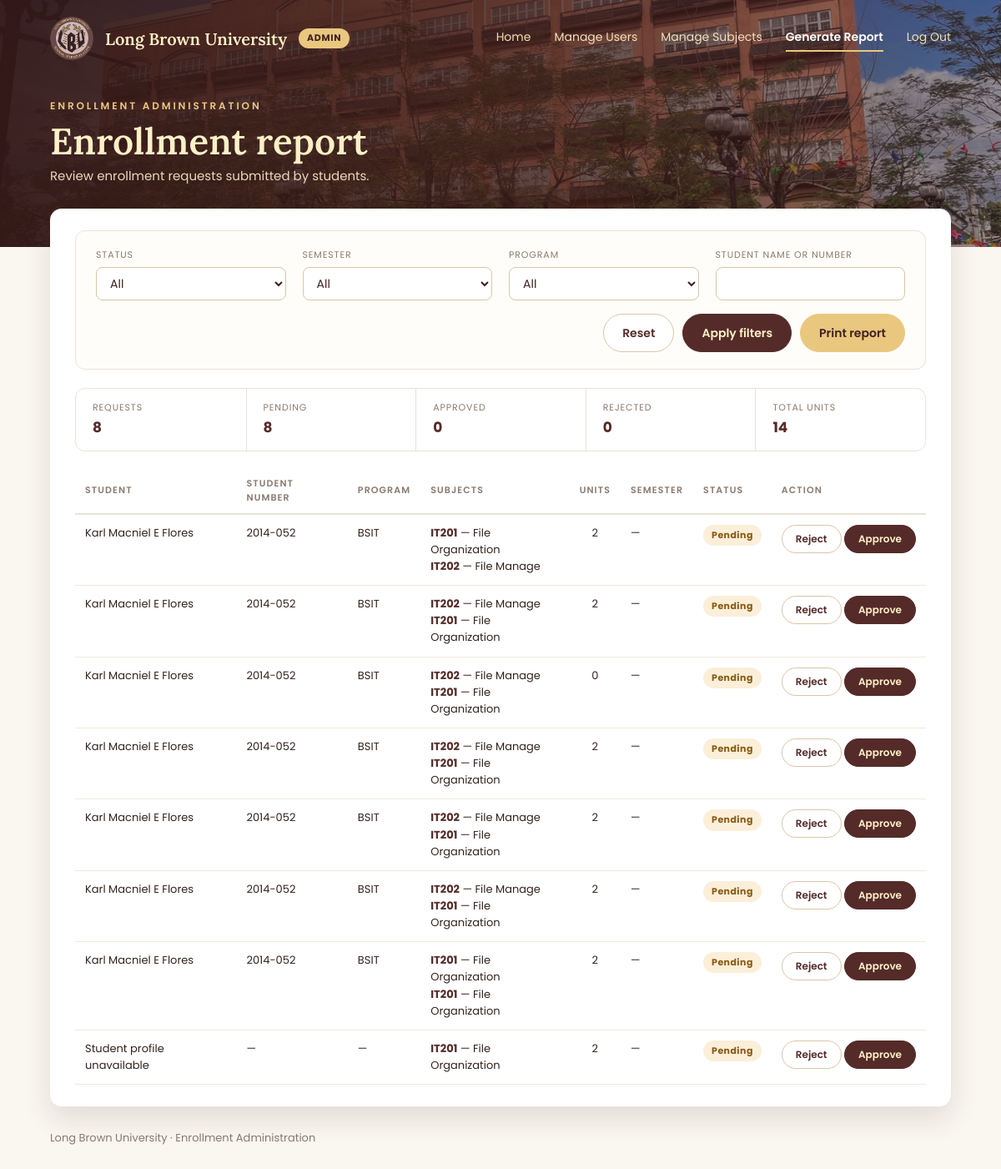
Page /Admin/includes/report.php (signed in) on the committed database.
### tables this page shows
CREATE TABLE IF NOT EXISTS `student_subject` (
  `ID` int(11) NOT NULL AUTO_INCREMENT,
  `studentID` varchar(100) NOT NULL,
  `subjects` longtext NOT NULL,
  `totalunits` int(11) NOT NULL,
  `approved` varchar(100) NOT NULL,
  `semester` varchar(20) NOT NULL DEFAULT '',
  PRIMARY KEY (`ID`)
);

CREATE TABLE IF NOT EXISTS `studenttbl` (
  `ID` int(11) NOT NULL AUTO_INCREMENT,
  `accountID` varchar(11) NOT NULL,
  `studnum` varchar(11) NOT NULL,
  `fname` varchar(100) NOT NULL,
  `minitial` varchar(100) NOT NULL,
  `lname` varchar(100) NOT NULL,
  `address` varchar(500) NOT NULL,
  `contact` varchar(14) NOT NULL,
  `emailaddress` varchar(14) NOT NULL,
  `birthdate` varchar(100) NOT NULL,
  `course` varchar(100) NOT NULL,
  `yearlvl` varchar(100) NOT NULL,
  `gender` varchar(11) NOT NULL,
  `fathername` varchar(100) NOT NULL,
  `mothername` varchar(100) NOT NULL,
  `guardianname` varchar(100) NOT NULL,
  `birthplace` varchar(100) NOT NULL,
  `civilstatus` varchar(100) NOT NULL,
  `elemschool` varchar(100) NOT NULL,
  `dategradelem` varchar(100) NOT NULL,
  `hsschool` varchar(100) NOT NULL,
  `datehsgrad` varchar(100) NOT NULL,
  `lastgrad` varchar(100) NOT NULL,
  `datelastgrad` varchar(100) NOT NULL,
  `addresslastgrad` varchar(100) NOT NULL,
  PRIMARY KEY (`ID`)
);

CREATE TABLE IF NOT EXISTS `subjecttbl` (
  `ID` int(11) NOT NULL AUTO_INCREMENT,
  `subjectcode` varchar(100) NOT NULL,
  `subjecttitle` varchar(100) NOT NULL,
  `numofunits` varchar(100) NOT NULL,
  `room` varchar(100) NOT NULL,
  `time` varchar(100) NOT NULL,
  `instructor` varchar(100) NOT NULL,
  `day` varchar(100) NOT NULL,
  `islab` int(11) NOT NULL,
  `istutorial` int(11) NOT NULL,
  `description` varchar(100) NOT NULL,
  `course_con` varchar(100) NOT NULL,
  PRIMARY KEY (`ID`)
);

### Admin/includes/report.php (the view, shortened to what this page needs)
<?php
include('conn.php');
function enrollment_report_escape($value) { return htmlspecialchars((string)$value, ENT_QUOTES, 'UTF-8'); }
$fQuery = isset($_GET['q']) ? trim($_GET['q']) : '';
$where = array();
$sql = 'SELECT ss.*, st.fname, st.minitial, st.lname, st.course FROM student_subject ss LEFT JOIN studenttbl st ON st.studnum = ss.studentID'
	. ($where ? ' WHERE ' . implode(' AND ', $where) : '') . ' ORDER BY ss.ID DESC';
$rows = array();
$stmt = mysqli_prepare($conn, $sql);
if ($stmt) {
	mysqli_stmt_execute($stmt);
	$res = mysqli_stmt_get_result($stmt);
	while ($res && ($r = mysqli_fetch_assoc($res))) {
		$rows[] = $r;
	}
}
$counts = array('0' => 0, '1' => 0, '2' => 0);
$unitsTotal = 0;
foreach ($rows as $r) {
	$k = (string)$r['approved'];
	$counts[isset($counts[$k]) ? $k : '0']++;
	$unitsTotal += (int)$r['totalunits'];
}
$titles = array();
$subjQ = mysqli_query($conn, 'SELECT subjectcode, subjecttitle FROM subjecttbl');
while ($subjQ && ($s = mysqli_fetch_assoc($subjQ))) {
	$titles[$s['subjectcode']] = $s['subjecttitle'];
}
?>
<!doctype html>
<html lang="en">
<head>
	<link href="../style.css?v=20261127" rel="stylesheet" type="text/css" />
</head>
<body class="lbu">
	<header class="lbu-hero">
		<div class="lbu-bar">
			<a class="lbu-logo" href="../adminindex.php" aria-label="Long Brown University home"><img src="../../logo.png" alt="Long Brown University crest"><span>Long Brown University</span><span class="lbu-tag">Admin</span></a>
			<nav class="lbu-nav" aria-label="Administration navigation"><?php $lbuBase = '../'; include('../includes/menu1.php'); ?></nav>
		</div>
		<div class="lbu-pagehead">
			<p class="lbu-eyebrow">Enrollment administration</p>
			<h1>Enrollment report</h1>
			<p>Review enrollment requests submitted by students.</p>
		</div>
	</header>
	<main class="lbu-panel">
		<form method="get" class="lbu-form screen-only">
			<div><label class="lbu-label" for="f_status">Status</label><select id="f_status" name="status">
				<option value="">All</option>
			</select></div>
			<div><label class="lbu-label" for="f_sem">Semester</label><select id="f_sem" name="sem">
				<option value="">All</option>
			</select></div>
			<div><label class="lbu-label" for="f_course">Program</label><select id="f_course" name="course">
				<option value="">All</option>
			</select></div>
			<div><label class="lbu-label" for="f_q">Student name or number</label><input id="f_q" type="text" name="q" maxlength="50" value="<?php echo enrollment_report_escape($fQuery); ?>"></div>
			<div class="lbu-form-actions"><a class="lbu-btn lbu-btn--ghost" href="report.php">Reset</a><button class="lbu-btn" type="submit">Apply filters</button><button class="lbu-btn lbu-btn--gold" type="button" onclick="window.print()">Print report</button></div>
		</form>
		<div class="lbu-strip"><div><small>Requests</small><b><?php echo count($rows); ?></b></div><div><small>Pending</small><b><?php echo $counts['0']; ?></b></div><div><small>Approved</small><b><?php echo $counts['1']; ?></b></div><div><small>Rejected</small><b><?php echo $counts['2']; ?></b></div><div><small>Total units</small><b><?php echo $unitsTotal; ?></b></div></div>
		<div class="lbu-table-wrap"><table class="lbu-table"><thead><tr><th>Student</th><th>Student number</th><th>Program</th><th>Subjects</th><th class="num">Units</th><th>Semester</th><th>Status</th><th class="screen-only">Action</th></tr></thead><tbody>
<?php foreach ($rows as $request) {
	$name = trim($request['fname'] . ' ' . $request['minitial'] . ' ' . $request['lname']);
	$codes = array_filter(array_map('trim', explode(',', (string)$request['subjects'])), 'strlen');
	$state = (string)$request['approved'];
?>
			<tr>
				<td><?php echo enrollment_report_escape($name ?: 'Student profile unavailable'); ?></td>
				<td><?php echo enrollment_report_escape($request['studentID'] !== '' ? $request['studentID'] : '—'); ?></td>
				<td><?php echo enrollment_report_escape($request['course'] ? strtoupper($request['course']) : '—'); ?></td>
				<td><?php if (!$codes) { echo '—'; } foreach ($codes as $code) { ?><div><strong><?php echo enrollment_report_escape($code); ?></strong><?php echo isset($titles[$code]) ? ' — ' . enrollment_report_escape($titles[$code]) : ''; ?></div><?php } ?></td>
				<td class="num"><?php echo (int)$request['totalunits']; ?></td>
				<td><?php echo enrollment_report_escape(isset($request['semester']) && $request['semester'] !== '' ? $request['semester'] : '—'); ?></td>
				<td><?php if ($state === '1') { ?><span class="lbu-badge lbu-badge--ok">Approved</span><?php } elseif ($state === '2') { ?><span class="lbu-badge">Rejected</span><?php } else { ?><span class="lbu-badge lbu-badge--wait">Pending</span><?php } ?></td>
				<td class="screen-only" style="white-space:nowrap"><?php if ($state === '0') { ?>
					<form method="post" class="lbu-inline" onsubmit="return confirm('Reject this enrollment request?');"><button class="lbu-btn lbu-btn--sm lbu-btn--ghost" type="submit">Reject</button></form>
					<form method="post" class="lbu-inline" onsubmit="return confirm('Approve this enrollment request?');"><button class="lbu-btn lbu-btn--sm" type="submit">Approve</button></form>
				<?php } else { echo '—'; } ?></td>
			</tr>
<?php } ?>
		</tbody></table></div>
	</main>
	<footer class="lbu-footer"><p>Long Brown University · Enrollment Administration</p></footer>
</body>
</html>

### Admin/includes/menu1.php
<?php
$lbuCurrent = isset($lbuActive) ? $lbuActive : basename($_SERVER['PHP_SELF']);
$lbuB = isset($lbuBase) ? $lbuBase : '';
$lbuInc = ($lbuB === '') ? 'includes/' : '';
?>
    <ul>
      <li class="nav-item"><a class="nav-link<?php echo $lbuCurrent === 'adminindex.php' ? ' is-active" aria-current="page' : ''; ?>" href="<?php echo $lbuB; ?>adminindex.php">Home</a></li>
      <li class="nav-item"><a class="nav-link<?php echo $lbuCurrent === 'userreg.php' ? ' is-active" aria-current="page' : ''; ?>" href="<?php echo $lbuB; ?>userreg.php">Manage Users</a></li>
      <li class="nav-item"><a class="nav-link<?php echo $lbuCurrent === 'subjectreg.php' ? ' is-active" aria-current="page' : ''; ?>" href="<?php echo $lbuB; ?>subjectreg.php">Manage Subjects</a></li>
      <li class="nav-item"><a class="nav-link<?php echo $lbuCurrent === 'report.php' ? ' is-active" aria-current="page' : ''; ?>" href="<?php echo $lbuInc; ?>report.php">Generate Report</a></li>
      <li class="nav-item"><a class="nav-link" href="<?php echo $lbuInc; ?>logout.php">Log Out</a></li>
    </ul>

### rows in the picture
student_subject: ID "8", approved "0", studenttbl.fname+minitial+lname "Karl Macniel E Flores", studentID "2014-052", studenttbl.course "BSIT", subjects "IT201", subjects "File Organization", subjects "IT202", subjects "File Manage", totalunits "2", semester "—", shows "Pending"
student_subject: studenttbl.fname+minitial+lname "Karl Macniel E Flores", studentID "2014-052", studenttbl.course "BSIT", subjects "IT202", subjects "File Manage", subjects "IT201", subjects "File Organization", totalunits "2", semester "—", approved "Pending"
student_subject: studenttbl.fname+minitial+lname "Karl Macniel E Flores", studentID "2014-052", studenttbl.course "BSIT", subjects "IT202", subjects "File Manage", subjects "IT201", subjects "File Organization", totalunits "0", semester "—", approved "Pending"
student_subject: studenttbl.fname+minitial+lname "Karl Macniel E Flores", studentID "2014-052", studenttbl.course "BSIT", subjects "IT202", subjects "File Manage", subjects "IT201", subjects "File Organization", totalunits "2", semester "—", approved "Pending"
student_subject: studenttbl.fname+minitial+lname "Karl Macniel E Flores", studentID "2014-052", studenttbl.course "BSIT", subjects "IT202", subjects "File Manage", subjects "IT201", subjects "File Organization", totalunits "2", semester "—", approved "Pending"
student_subject: studenttbl.fname+minitial+lname "Karl Macniel E Flores", studentID "2014-052", studenttbl.course "BSIT", subjects "IT202", subjects "File Manage", subjects "IT201", subjects "File Organization", totalunits "2", semester "—", approved "Pending"
student_subject: studenttbl.fname+minitial+lname "Karl Macniel E Flores", studentID "2014-052", studenttbl.course "BSIT", totalunits "2", semester "—", approved "Pending"
subjecttbl: subjectcode "IT201", subjectcode "File Organization"
student_subject: name "Student profile unavailable", studentID "—", course "—", subjects "IT201", subjects "File Organization", totalunits "2", semester "—", approved "Pending"

### other values in the picture
count($rows) "8"
$unitsTotal "14"
